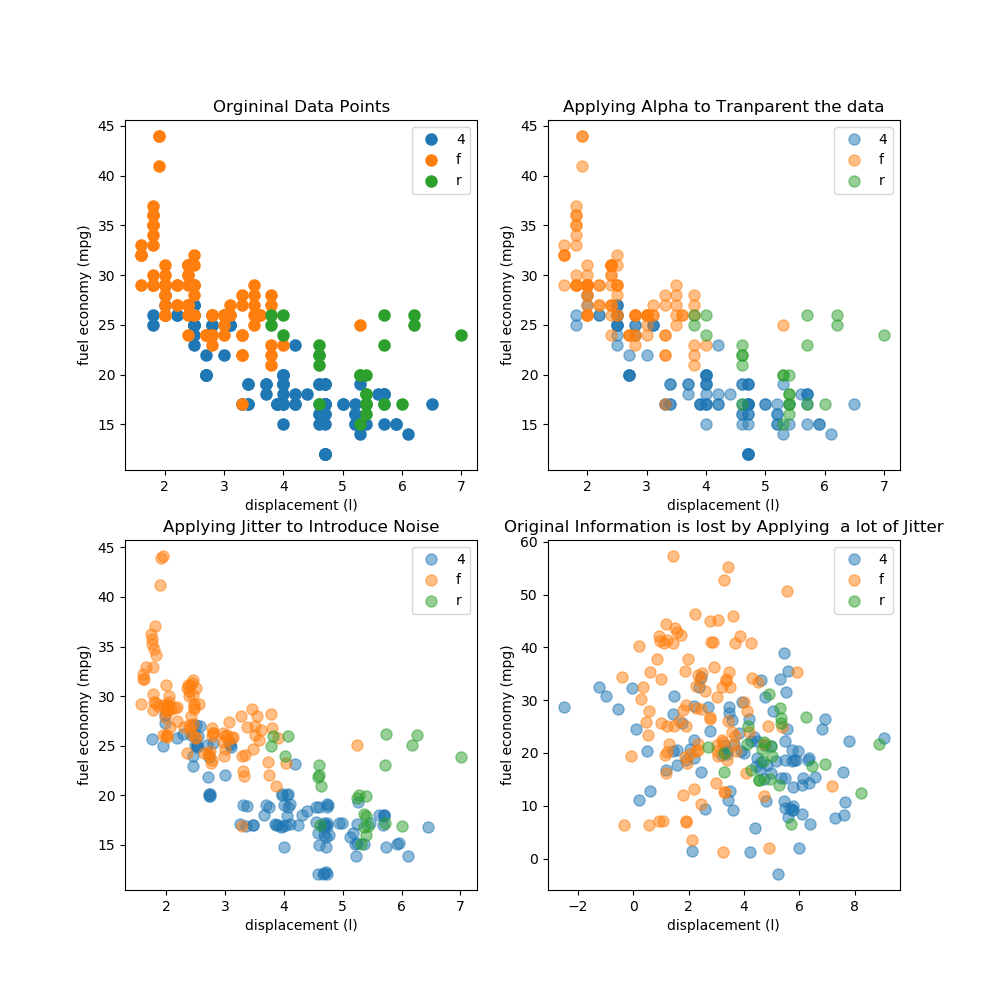

This chart was generated by the following Python code:
#!/usr/bin/env python3
# -*- coding: utf-8 -*-
"""
Created on Wed Feb  6 03:10:28 2019

@author: akanksha_rajput
"""

import pandas as pd
import numpy as np
import matplotlib.pyplot as plt
import requests

url_defined = False

print("Set url_defined True and put the URL in the else part if you would like to access the data using URL")
if (url_defined == False):
    df = pd.read_csv(r"/Users/akanksha_rajput/Documents/ml/homework-1-Akanksha1Raj/task2/mpg.csv")
else:
    url="https:......csv"
    s=requests.get(url).content
    c=pd.read_csv(io.StringIO(s.decode('utf-8')))
    

groups = df.groupby('drv')
def jitter(a,n):
    stdev = n*(max(a)-min(a))
    return a + np.random.randn(len(a)) * stdev

fig, ax = plt.subplots(2, 2, figsize=(10,10))

for name, group in groups:
    ax[0,0].plot(group.displ, group.hwy, marker='o',linestyle='', ms=8, label=name)
for name, group in groups:
    ax[0,1].plot(group.displ, group.hwy, marker='o', linestyle='', ms=8, label=name, alpha =0.5) 
for name, group in groups:
    ax[1,0].plot(jitter(group.displ,.01), jitter(group.hwy,.01), marker='o', linestyle='', ms=8, label=name, alpha =0.5)
for name, group in groups:
    ax[1,1].plot(jitter(group.displ,0.4), jitter(group.hwy,0.4), marker='o', linestyle='', ms=8, label=name, alpha =0.5)

ax[0,0].set_ylabel('fuel economy (mpg)')
ax[0,0].set_xlabel('displacement (l)')
ax[0,0].set_title('Orgininal Data Points')
ax[0,0].legend()

ax[0,1].set_ylabel('fuel economy (mpg)')
ax[0,1].set_xlabel('displacement (l)')
ax[0,1].set_title('Applying Alpha to Tranparent the data')
ax[0,1].legend()

ax[1,0].set_ylabel('fuel economy (mpg)')
ax[1,0].set_xlabel('displacement (l)')
ax[1,0].set_title('Applying Jitter to Introduce Noise')
ax[1,0].legend()

ax[1,1].set_ylabel('fuel economy (mpg)')
ax[1,1].set_xlabel('displacement (l)')
ax[1,1].set_title('Original Information is lost by Applying  a lot of Jitter') 
ax[1,1].legend()

plt.savefig('task23.png')